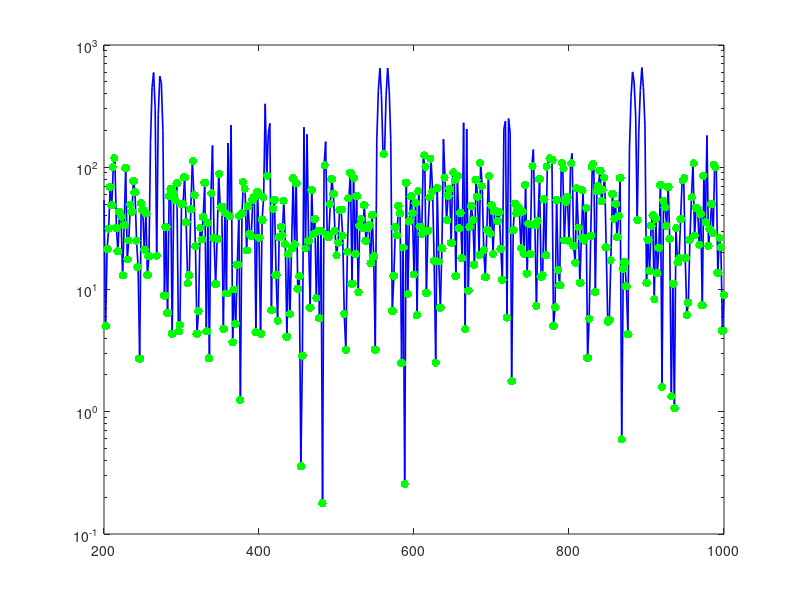

The MATLAB source for this figure: (Note: this script raises an error after producing the figure.)
% calcularRGT.m - RGT exact altitudes for SSO orbits with J2
function nearest = calcularRGT(h_ref, output_dir)
if nargin < 1, h_ref = 630; end
if nargin < 2, output_dir = fullfile(pwd, 'review-results', 'RGT'); end
if ~exist(output_dir, 'dir'), mkdir(output_dir); end

mu        = 3.986004418e14;
R_E       = 6378.137e3;
J2        = 1.082629989052e-3;
J3        = -2.5327e-6;
omega_E   = 7.292115373194e-5; % Earth rotation [rad/s]
omega_sol = 2*pi/(365.2421897*86400);           % Apparent solar motion [rad/s]
T_sidereal = 2*pi/omega_E;      % Sidereal rotation period [s]

h_vals  = 200:2:1000;  % km
n_h     = length(h_vals);
i_SSO      = zeros(1,n_h);
omega_nodal = zeros(1,n_h);
dotOmega   = zeros(1,n_h);
T_nodal    = zeros(1,n_h);

for k = 1:n_h
    h = h_vals(k);
    [i_SSO(k), omega_nodal(k), dotOmega(k)] = ...
        rgt_rates(h*1e3, mu, R_E, J2, J3, omega_sol);
    T_nodal(k) = 2*pi / omega_nodal(k);
end

fprintf('--- Reference at %.0f km ---\n', h_ref);
[i_ref, omega_nodal_ref, dotOmega_ref, e_ref] = ...
    rgt_rates(h_ref*1e3, mu, R_E, J2, J3, omega_sol);
Tn_ref = 2*pi / omega_nodal_ref;
fprintf('e_frozen(%.0f km) = %.8f\n', h_ref, e_ref);
fprintf('i_SSO(%.0f km) = %.2f deg\n', h_ref, i_ref);
fprintf('T_nodal(%.0f km) = %.2f s\n', h_ref, Tn_ref);
fprintf('omega_nodal/(omega_E-dotOmega) = %.4f\n', ...
    omega_nodal_ref / (omega_E - dotOmega_ref));
fprintf('\n');

fprintf('--- Exact RGT altitudes (D <= 30) ---\n');
fprintf('  h [km]    i_SSO [deg]    N     D    T_nodal [s]    N/D\n');
fprintf('---------------------------------------------------------\n');

tol   = 1e-10;
maxit = 100;
roots = [];

ratio_rgt = omega_nodal ./ (omega_E - dotOmega);
for D = 1:30
    N_min = ceil(D * min(ratio_rgt));
    N_max = floor(D * max(ratio_rgt));
    for N = N_min:N_max
        ha = 200e3;  % lower bound in m
        hb = 1000e3; % upper bound in m

        fa = f_RGT(ha, N, D, mu, R_E, J2, J3, omega_E, omega_sol);
        fb = f_RGT(hb, N, D, mu, R_E, J2, J3, omega_E, omega_sol);

        if fa * fb > 0
            continue;
        end

        for iter = 1:maxit
            hc = (ha + hb) / 2;
            fc = f_RGT(hc, N, D, mu, R_E, J2, J3, omega_E, omega_sol);
            if abs(fc) < tol
                break;
            end
            if fa * fc < 0
                hb = hc; fb = fc;
            else
                ha = hc; fa = fc;
            end
        end

        h_exact = hc / 1e3;
        [i_exact, omega_nodal_exact] = ...
            rgt_rates(hc, mu, R_E, J2, J3, omega_sol);
        Tn_exact = 2*pi / omega_nodal_exact;

        roots = [roots; h_exact, i_exact, N, D, Tn_exact, N/D];
        fprintf('%9.3f   %8.2f     %4d   %2d   %10.2f    %.4f\n', ...
            h_exact, i_exact, N, D, Tn_exact, N/D);
    end
end

roots = sortrows(roots, 1);

h_nearest = h_ref;
[~, idx] = min(abs(roots(:,1) - h_nearest));
fprintf('\n--- Nearest to %.0f km ---\n', h_nearest);
fprintf('h = %.3f km, i = %.2f deg, N = %d, D = %d, T_n = %.2f s\n', ...
    roots(idx,1), roots(idx,2), roots(idx,3), roots(idx,4), roots(idx,5));
fprintf('Delta h = %.1f m\n', (roots(idx,1) - h_nearest)*1e3);

% Daily longitudinal drift
residual = zeros(1, n_h);
for k = 1:n_h
    ratio_k = ratio_rgt(k);
    best_err = inf;
    for D = 1:30
        N_cand = round(ratio_k * D);
        err = abs(omega_nodal(k) - (omega_E - dotOmega(k)) * ...
            N_cand / D);
        if err < best_err
            best_err = err;
        end
    end
    residual(k) = best_err * R_E * T_sidereal / 1e3;  % km/sidereal day
end

figure('Position', [100 100 700 420]);
semilogy(h_vals, residual, 'b-', 'LineWidth', 1.2);
hold on;
for k = 1:size(roots,1)
    [~, ih] = min(abs(h_vals - roots(k,1)));
    plot(roots(k,1), residual(ih), 'g.', 'MarkerSize', 18);
end
xline(h_nearest, 'r--', 'LineWidth', 1.5);
xlabel('Altura [km]');
ylabel('Deriva longitudinal por día sideral [km/día sideral]');
title('Condición RGT para órbita SSO con J_2');
grid on;
set(gca, 'FontSize', 11);
exportgraphics(gcf, fullfile(output_dir, 'RGT_residual.pdf'), 'ContentType', 'vector');
fprintf('\nSaved RGT_residual.pdf\n');

nearest = array2table(roots(idx,:), 'VariableNames', ...
    {'Altitude_km','Inclination_deg','Orbits','Days','NodalPeriod_s','Ratio'});
writetable(nearest, fullfile(output_dir, 'nearest_rgt.csv'));
end

function [inc, omega_nodal, dotOmega, e_frozen] = ...
        rgt_rates(h_m, mu, R_E, J2, J3, omega_sol)
    a = R_E + h_m;
    n = sqrt(mu / a^3);
    ci = -(2 * a^(7/2) * omega_sol) / (3 * J2 * R_E^2 * sqrt(mu));
    ci = max(-1, min(1, ci));
    inc = acosd(ci);

    e_frozen = -J3 / (2 * J2) * (R_E / a) * sind(inc);
    p = a * (1 - e_frozen^2);
    dotOmega = -(3 * J2 * n * R_E^2 / (2 * p^2)) * cosd(inc);
    dotomega = (3 * J2 * n * R_E^2 / (4 * p^2)) * ...
        (4 - 5 * sind(inc)^2);
    dotM1 = (3 * J2 * n * R_E^2 * sqrt(1 - e_frozen^2) / (4 * p^2)) * ...
        (2 - 3 * sind(inc)^2);
    omega_nodal = n + dotM1 + dotomega;
end

function out = f_RGT(h_m, N, D, mu, R_E, J2, J3, omega_E, omega_sol)
    [~, omega_nodal, dotOmega] = ...
        rgt_rates(h_m, mu, R_E, J2, J3, omega_sol);
    out = omega_nodal - (omega_E - dotOmega) * ...
        N / D;
end
